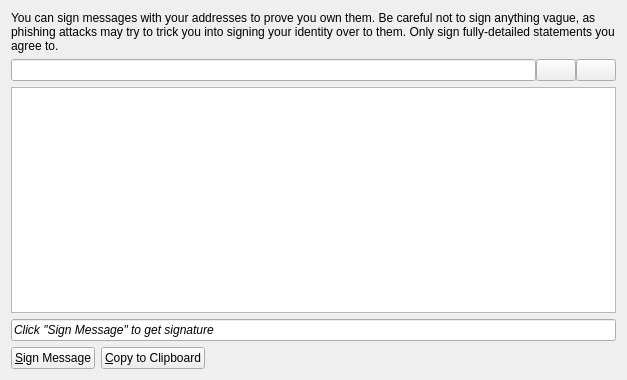
<?xml version="1.0" encoding="UTF-8"?>
<ui version="4.0">
 <class>MessagePage</class>
 <widget class="QWidget" name="MessagePage">
  <property name="geometry">
   <rect>
    <x>0</x>
    <y>0</y>
    <width>627</width>
    <height>380</height>
   </rect>
  </property>
  <property name="windowTitle">
   <string>Message</string>
  </property>
  <layout class="QVBoxLayout" name="verticalLayout">
   <item>
    <widget class="QLabel" name="labelExplanation">
     <property name="text">
      <string>You can sign messages with your addresses to prove you own them. Be careful not to sign anything vague, as phishing attacks may try to trick you into signing your identity over to them. Only sign fully-detailed statements you agree to.</string>
     </property>
     <property name="textFormat">
      <enum>Qt::AutoText</enum>
     </property>
     <property name="wordWrap">
      <bool>true</bool>
     </property>
    </widget>
   </item>
   <item>
    <layout class="QHBoxLayout" name="horizontalLayout_3">
     <property name="spacing">
      <number>0</number>
     </property>
     <item>
      <widget class="QValidatedLineEdit" name="signFrom">
       <property name="toolTip">
        <string>The address to sign the message with  (e.g. PNS17iag9jJgTHD1VXjvLCEnZuQ3rJDE9L)</string>
       </property>
       <property name="maxLength">
        <number>34</number>
       </property>
      </widget>
     </item>
     <item>
      <widget class="QPushButton" name="addressBookButton">
       <property name="toolTip">
        <string>Choose adress from address book</string>
       </property>
       <property name="text">
        <string/>
       </property>
       <property name="icon">
        <iconset resource="../bitcoin.qrc">
         <normaloff>:/icons/address-book</normaloff>:/icons/address-book</iconset>
       </property>
       <property name="shortcut">
        <string>Alt+A</string>
       </property>
       <property name="autoDefault">
        <bool>false</bool>
       </property>
       <property name="flat">
        <bool>false</bool>
       </property>
      </widget>
     </item>
     <item>
      <widget class="QPushButton" name="pasteButton">
       <property name="toolTip">
        <string>Paste address from clipboard</string>
       </property>
       <property name="text">
        <string/>
       </property>
       <property name="icon">
        <iconset resource="../bitcoin.qrc">
         <normaloff>:/icons/editpaste</normaloff>:/icons/editpaste</iconset>
       </property>
       <property name="shortcut">
        <string>Alt+P</string>
       </property>
       <property name="autoDefault">
        <bool>false</bool>
       </property>
      </widget>
     </item>
    </layout>
   </item>
   <item>
    <widget class="QPlainTextEdit" name="message">
     <property name="toolTip">
      <string>Enter the message you want to sign here</string>
     </property>
    </widget>
   </item>
   <item>
    <widget class="QLineEdit" name="signature">
     <property name="font">
      <font>
       <italic>true</italic>
      </font>
     </property>
     <property name="text">
      <string>Click &quot;Sign Message&quot; to get signature</string>
     </property>
     <property name="readOnly">
      <bool>true</bool>
     </property>
    </widget>
   </item>
   <item>
    <layout class="QHBoxLayout" name="horizontalLayout">
     <item>
      <widget class="QPushButton" name="signMessage">
       <property name="toolTip">
        <string>Sign a message to prove you own this address</string>
       </property>
       <property name="text">
        <string>&amp;Sign Message</string>
       </property>
       <property name="icon">
        <iconset resource="../bitcoin.qrc">
         <normaloff>:/icons/edit</normaloff>:/icons/edit</iconset>
       </property>
      </widget>
     </item>
     <item>
      <widget class="QPushButton" name="copyToClipboard">
       <property name="toolTip">
        <string>Copy the current signature to the system clipboard</string>
       </property>
       <property name="text">
        <string>&amp;Copy to Clipboard</string>
       </property>
       <property name="icon">
        <iconset resource="../bitcoin.qrc">
         <normaloff>:/icons/editcopy</normaloff>:/icons/editcopy</iconset>
       </property>
      </widget>
     </item>
     <item>
      <spacer name="horizontalSpacer">
       <property name="orientation">
        <enum>Qt::Horizontal</enum>
       </property>
       <property name="sizeHint" stdset="0">
        <size>
         <width>40</width>
         <height>20</height>
        </size>
       </property>
      </spacer>
     </item>
    </layout>
   </item>
  </layout>
 </widget>
 <customwidgets>
  <customwidget>
   <class>QValidatedLineEdit</class>
   <extends>QLineEdit</extends>
   <header>qvalidatedlineedit.h</header>
  </customwidget>
 </customwidgets>
 <resources>
  <include location="../bitcoin.qrc"/>
 </resources>
 <connections/>
</ui>
